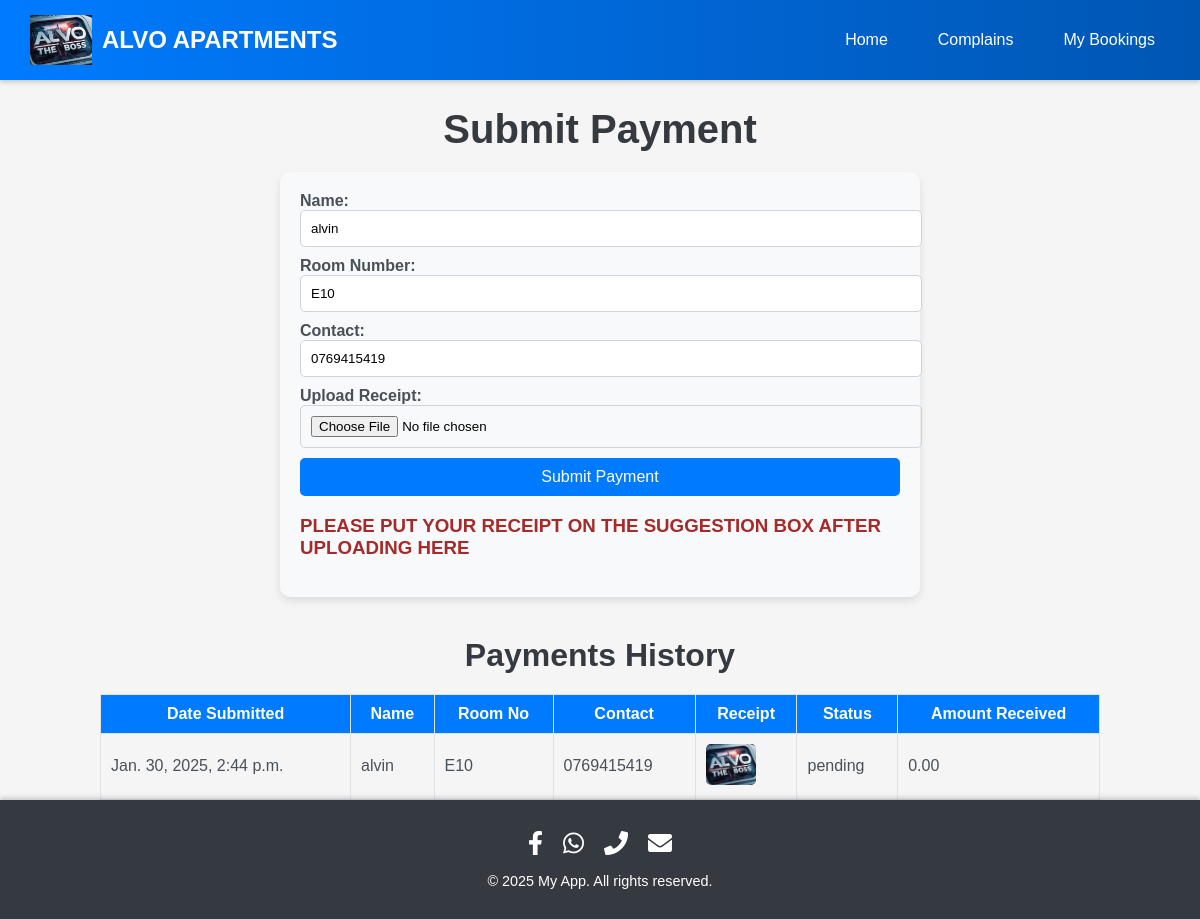
The app's page /submit/ (signed in) with its own data.
### houses/models.py (models this page shows, shortened)
class Booking(models.Model):
    user = models.ForeignKey(User, on_delete=models.CASCADE)
    house = models.ForeignKey(House, on_delete=models.CASCADE)
    booking_date = models.DateTimeField(auto_now_add=True)
    room_no = models.CharField(max_length=10, default="Not Provided")  # Default value added
    contact = models.CharField(max_length=15, default="Not Provided")  # Default value added

class PaymentRecord(models.Model):
    STATUS_CHOICES = [
        ('pending', 'Pending'),
        ('approved', 'Approved'),
    ]
    name = models.CharField(max_length=100)
    room_no = models.CharField(max_length=10)
    contact = models.CharField(max_length=15)
    receipt = models.ImageField(upload_to='receipts/')
    date_submitted = models.DateTimeField(auto_now_add=True)
    status = models.CharField(max_length=10, choices=STATUS_CHOICES, default='pending')
    amount_received = models.DecimalField(max_digits=10, decimal_places=2, default=0.0)  # New field
    class Meta:
        verbose_name = "Payment Record"
        verbose_name_plural = "Payment Records"

### houses/views.py (the view, shortened to what this page needs)
# urls.py: path('submit/', views.submit_payment, name='submit_payment'),
def submit_payment(request):
    latest_booking = Booking.objects.filter(user=request.user).order_by('-booking_date').first()
    form = PaymentRecordForm()
    records = PaymentRecord.objects.all()
    return render(request, 'submit_payment.html', {
        'form': form,
        'records': records,
        'latest_booking': latest_booking
    })

### houses/forms.py
class PaymentRecordForm(forms.ModelForm):
    class Meta:
        model = PaymentRecord
        fields = ['name', 'room_no', 'contact', 'receipt']

### houses/templates/submit_payment.html (shortened to what this page needs)
{% extends 'base.html' %}
{% block content %}
    <h1 style="text-align: center; color: #343a40; font-size: 2.5em; margin-bottom: 20px;">Submit Payment</h1>
    <div class="payment-form" style="max-width: 600px; margin: 0 auto; padding: 20px; background: #f8f9fa; border-radius: 10px; box-shadow: 0 4px 8px rgba(0, 0, 0, 0.1);">
        <form id="payment-form" method="post" enctype="multipart/form-data">
            <label style="color: #495057; font-weight: bold;">Name:</label>
            <input type="text" name="name" value="{{ latest_booking.user.username }}" readonly style="width: 100%; padding: 10px; margin-bottom: 10px; border: 1px solid #ced4da; border-radius: 5px;">
            <label style="color: #495057; font-weight: bold;">Room Number:</label>
            <input type="text" name="room_no" value="{{ latest_booking.room_no }}" readonly style="width: 100%; padding: 10px; margin-bottom: 10px; border: 1px solid #ced4da; border-radius: 5px;">
            <label style="color: #495057; font-weight: bold;">Contact:</label>
            <input type="text" name="contact" value="{{ latest_booking.contact }}" readonly style="width: 100%; padding: 10px; margin-bottom: 10px; border: 1px solid #ced4da; border-radius: 5px;">
            <label style="color: #495057; font-weight: bold;">Upload Receipt:</label>
            <input type="file" name="receipt" id="receipt" required style="width: 100%; padding: 10px; margin-bottom: 10px; border: 1px solid #ced4da; border-radius: 5px;">
            <button type="submit" style="background-color: #007BFF; color: white; padding: 10px 15px; border: none; border-radius: 5px; cursor: pointer; font-size: 1em; width: 100%;">Submit Payment</button>
            <h3 style="color: brown;">PLEASE PUT YOUR RECEIPT ON THE SUGGESTION BOX AFTER UPLOADING HERE</h3>
        </form>
    </div>
    <h2 style="text-align: center; color: #343a40; font-size: 2em; margin: 40px 0 20px;">Payments History</h2>
    <table id="payment-table" style="width: 100%; max-width: 1000px; margin: 0 auto; border-collapse: collapse;">
        <thead>
            <tr>
                <th style="padding: 10px; background: #007BFF; color: white; border: 1px solid #dee2e6;">Date Submitted</th>
                <th style="padding: 10px; background: #007BFF; color: white; border: 1px solid #dee2e6;">Name</th>
                <th style="padding: 10px; background: #007BFF; color: white; border: 1px solid #dee2e6;">Room No</th>
                <th style="padding: 10px; background: #007BFF; color: white; border: 1px solid #dee2e6;">Contact</th>
                <th style="padding: 10px; background: #007BFF; color: white; border: 1px solid #dee2e6;">Receipt</th>
                <th style="padding: 10px; background: #007BFF; color: white; border: 1px solid #dee2e6;">Status</th>
                <th style="padding: 10px; background: #007BFF; color: white; border: 1px solid #dee2e6;">Amount Received</th>
            </tr>
        </thead>
        <tbody>
            {% for record in records %}
                <tr>
                    <td style="padding: 10px; border: 1px solid #dee2e6; color: #495057;">{{ record.date_submitted }}</td>
                    <td style="padding: 10px; border: 1px solid #dee2e6; color: #495057;">{{ record.name }}</td>
                    <td style="padding: 10px; border: 1px solid #dee2e6; color: #495057;">{{ record.room_no }}</td>
                    <td style="padding: 10px; border: 1px solid #dee2e6; color: #495057;">{{ record.contact }}</td>
                    <td style="padding: 10px; border: 1px solid #dee2e6; color: #495057;">
                        <a href="{{ record.receipt.url }}" target="_blank" style="color: #007BFF; text-decoration: none;">
                            <img src="{{ record.receipt.url }}" alt="Receipt" style="width: 50px; height: auto; border-radius: 5px;">
                        </a>
                    </td>
                    <td style="padding: 10px; border: 1px solid #dee2e6; color: #495057;">{{ record.status }}</td>
                    <td style="padding: 10px; border: 1px solid #dee2e6; color: #495057;">{{ record.amount_received }}</td>
                </tr>
            {% endfor %}
        </tbody>
    </table>
{% endblock %}

### houses/templates/base.html (style rules this page uses)
body { font-family: 'Poppins', sans-serif; background-color: #f5f5f5; margin: 0; padding: 0; }

### records on screen
Booking: name "alvin", room_no "E10", contact "0769415419"
PaymentRecord: date_submitted "Jan. 30, 2025, 2:44 p.m.", name "alvin", room_no "E10", contact "0769415419", receipt (picture), status "pending", amount_received "0.00"
